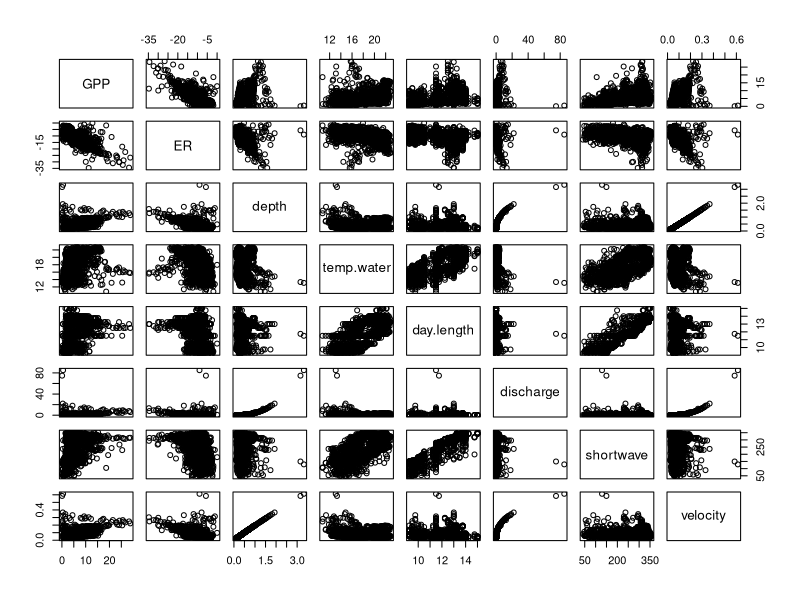
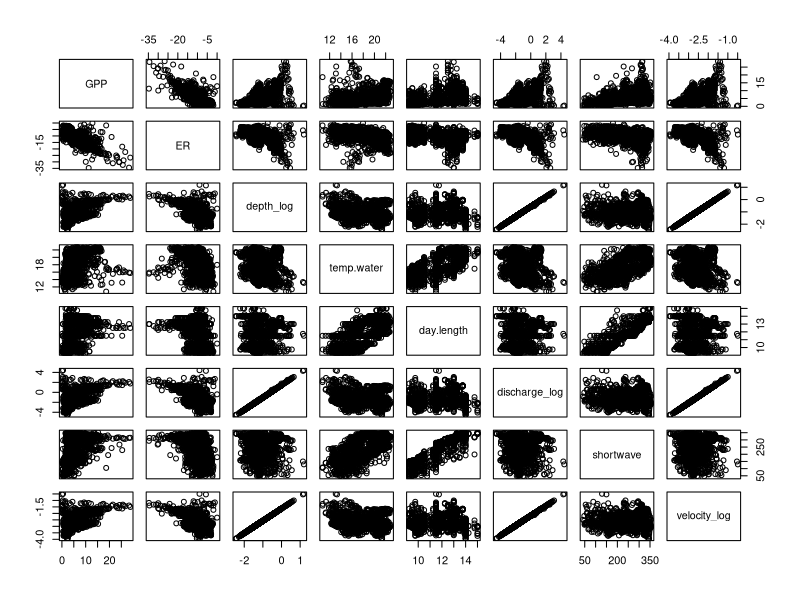

Recreate these plots in R, in order.
#### NRES 710 Final Project
### Modeling with each river separately (Sacramento River ver.)
## 11.8.2022

#### Loading libraries & data ####

# Libraries
library(tidyverse)
library(lubridate)
library(lme4)

# Loading the dataset
ynez_metabolism <- read.csv("santaynez_metabolism.csv")

# Inspecting relationships between variables
pairs(ynez_metabolism[2:9])
cor(ynez_metabolism[2:9])

# Log-transforming data for discharge and depth
ynez_metabolism2 <- ynez_metabolism %>% 
  mutate(discharge_log = log(discharge),
         depth_log = log(depth),
         velocity_log = log(velocity), 
         year = year(date))
ynez_metabolism2 <- ynez_metabolism2 %>% 
  select(year, GPP, ER, depth_log, temp.water, day.length, discharge_log, shortwave, velocity_log)

# Saving log-transformed as a new csv
#write.csv(ynez_metabolism2, "santaynez_metabolism_final.csv", row.names = FALSE)

# Reinspecting relationships between variables
pairs(ynez_metabolism2[2:9])
cor(ynez_metabolism2[2:9])

#### Beginning modeling for GPP ####

# We do not have too many variables and I can think of reasons why each would relate to metabolism, 
# so to start I am going to test them all out with year included as a random effect
GPP_discharge <- lmer(GPP ~ discharge_log + (1 | year), data = ynez_metabolism2)
GPP_solar <- lmer(GPP ~ shortwave + (1 | year), data = ynez_metabolism2)
GPP_depth <- lmer(GPP ~ depth_log + (1 | year), data = ynez_metabolism2)
GPP_watertemp <- lmer(GPP ~ temp.water + (1 | year), data = ynez_metabolism2)
GPP_day <- lmer(GPP ~ day.length + (1 | year), data = ynez_metabolism2)
GPP_velocity <- lmer(GPP ~ velocity_log + (1 | year), data = ynez_metabolism2)

GPP_AIC_values <- data.frame(model = c("GPP_solar", "GPP_discharge", "GPP_depth", "GPP_watertemp", "GPP_day", "GPP_velocity"),
                             AIC = c(AIC(GPP_solar), AIC(GPP_discharge), AIC(GPP_depth), AIC(GPP_watertemp), AIC(GPP_day), AIC(GPP_velocity)))


# Velocity was found to produce the best model (lowest AIC value)!
# Using cor() to see if there are any other variables I can add to improve the model
# that are not too correlated
cor(ynez_metabolism2[2:9])

# Day length, solar radiation, and water temperature are all options
GPP_velocity_day <- lmer(GPP ~ velocity_log + day.length + (1 | year), data = ynez_metabolism2)
GPP_velocity_watertemp <- lmer(GPP ~ velocity_log + temp.water + (1 | year), data = ynez_metabolism2)
GPP_velocity_solar <- lmer(GPP ~ velocity_log + shortwave + (1 | year), data = ynez_metabolism2)

GPP_AIC_values <- rbind(GPP_AIC_values, c("GPP_velocity_day", AIC(GPP_velocity_day)))
GPP_AIC_values <- rbind(GPP_AIC_values, c("GPP_velocity_watertemp", AIC(GPP_velocity_watertemp)))
GPP_AIC_values <- rbind(GPP_AIC_values, c("GPP_velocity_solar", AIC(GPP_velocity_solar)))

# Velocity and day length were shown to have the best models
summary(GPP_velocity_day)

#### Beginning modeling for ER ####

# Going through all variables again with year included as a random effect
ER_discharge <- lmer(ER ~ discharge_log + (1 | year), data = ynez_metabolism2)
ER_solar <- lmer(ER ~ shortwave + (1 | year), data = ynez_metabolism2)
ER_depth <- lmer(ER ~ depth_log + (1 | year), data = ynez_metabolism2)
ER_watertemp <- lmer(ER ~ temp.water + (1 | year), data = ynez_metabolism2)
ER_day <- lmer(ER ~ day.length + (1 | year), data = ynez_metabolism2)
ER_velocity <- lmer(ER ~ velocity_log + (1 | year), data = ynez_metabolism2)

ER_AIC_values <- data.frame(model = c("ER_solar", "ER_discharge", "ER_depth", "ER_watertemp", "ER_day", "ER_velocity"),
                            AIC = c(AIC(ER_solar), AIC(ER_discharge), AIC(ER_depth), AIC(ER_watertemp), AIC(ER_day), AIC(ER_velocity)))

# Velocity was found to produce the best model (lowest AIC value)!
# Using cor() to see if there are any other variables I can add to improve the model
# that are not too correlated
cor(ynez_metabolism2[2:9])

# Day length, solar radiation, and water temperature are all options
ER_velocity_day <- lmer(ER ~ velocity_log + day.length + (1 | year), data = ynez_metabolism2)
ER_velocity_watertemp <- lmer(ER ~ velocity_log + temp.water + (1 | year), data = ynez_metabolism2)
ER_velocity_solar <- lmer(ER ~ velocity_log + shortwave + (1 | year), data = ynez_metabolism2)

ER_AIC_values <- rbind(ER_AIC_values, c("ER_velocity_day", AIC(ER_velocity_day)))
ER_AIC_values <- rbind(ER_AIC_values, c("ER_velocity_watertemp", AIC(ER_velocity_watertemp)))
ER_AIC_values <- rbind(ER_AIC_values, c("ER_velocity_solar", AIC(ER_velocity_solar)))

# Velocity and water temperature were shown to have the best models
summary(ER_velocity_watertemp)
